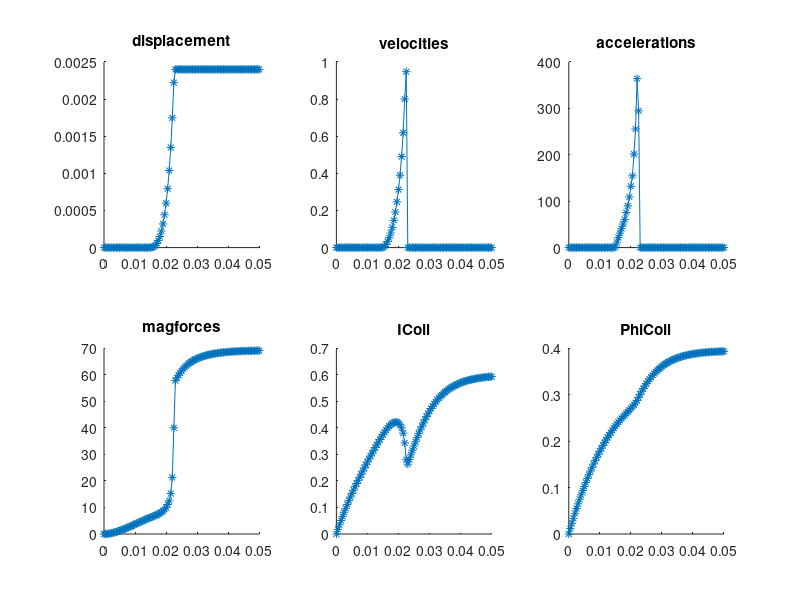

Here is the MATLAB script that generated this plot:
%output by FEEM
%timesteps, displacements, velocities, accelerations, magneticforce, current, flux
results = [
0.00000000e+00,0.00000000e+00,0.00000000e+00,0.00000000e+00,0.00000000e+00,0.00000000e+00,0.00000000e+00,; 
5.00000000e-04,0.00000000e+00,0.00000000e+00,0.00000000e+00,1.56036998e-02,1.73812704e-02,1.16523746e-02,; 
1.00000000e-03,0.00000000e+00,0.00000000e+00,0.00000000e+00,6.06198128e-02,3.42590266e-02,2.29671941e-02,; 
1.50000000e-03,0.00000000e+00,0.00000000e+00,0.00000000e+00,1.32491087e-01,5.06478546e-02,3.39542370e-02,; 
2.00000000e-03,0.00000000e+00,0.00000000e+00,0.00000000e+00,2.28831714e-01,6.65619183e-02,4.46229986e-02,; 
2.50000000e-03,0.00000000e+00,0.00000000e+00,0.00000000e+00,3.47416806e-01,8.20149709e-02,5.49826992e-02,; 
3.00000000e-03,0.00000000e+00,0.00000000e+00,0.00000000e+00,4.86172492e-01,9.70203673e-02,6.50422918e-02,; 
3.50000000e-03,0.00000000e+00,0.00000000e+00,0.00000000e+00,6.43166597e-01,1.11591076e-01,7.48104703e-02,; 
4.00000000e-03,0.00000000e+00,0.00000000e+00,0.00000000e+00,8.16599881e-01,1.25739688e-01,8.42956766e-02,; 
4.50000000e-03,0.00000000e+00,0.00000000e+00,0.00000000e+00,1.00479779e+00,1.39478433e-01,9.35061079e-02,; 
5.00000000e-03,0.00000000e+00,0.00000000e+00,0.00000000e+00,1.20620271e+00,1.52819183e-01,1.02449724e-01,; 
5.50000000e-03,0.00000000e+00,0.00000000e+00,0.00000000e+00,1.41935857e+00,1.65776623e-01,1.11134191e-01,; 
6.00000000e-03,0.00000000e+00,0.00000000e+00,0.00000000e+00,1.64291540e+00,1.78362324e-01,1.19566942e-01,; 
6.50000000e-03,0.00000000e+00,0.00000000e+00,0.00000000e+00,1.87562042e+00,1.90587337e-01,1.27755189e-01,; 
7.00000000e-03,0.00000000e+00,0.00000000e+00,0.00000000e+00,2.11631518e+00,2.02459868e-01,1.35705985e-01,; 
7.50000000e-03,0.00000000e+00,0.00000000e+00,0.00000000e+00,2.36393446e+00,2.13994881e-01,1.43426067e-01,; 
8.00000000e-03,0.00000000e+00,0.00000000e+00,0.00000000e+00,2.61823642e+00,2.25544885e-01,1.50915121e-01,; 
8.50000000e-03,0.00000000e+00,0.00000000e+00,0.00000000e+00,2.87842254e+00,2.37299420e-01,1.58169099e-01,; 
9.00000000e-03,0.00000000e+00,0.00000000e+00,0.00000000e+00,3.14259401e+00,2.49009288e-01,1.65188818e-01,; 
9.50000000e-03,0.00000000e+00,0.00000000e+00,0.00000000e+00,3.40979042e+00,2.60638624e-01,1.71975883e-01,; 
1.00000000e-02,0.00000000e+00,0.00000000e+00,0.00000000e+00,3.67832351e+00,2.72086613e-01,1.78534120e-01,; 
1.05000000e-02,0.00000000e+00,0.00000000e+00,0.00000000e+00,3.94736750e+00,2.83305275e-01,1.84867973e-01,; 
1.10000000e-02,0.00000000e+00,0.00000000e+00,0.00000000e+00,4.21604500e+00,2.94274795e-01,1.90982429e-01,; 
1.15000000e-02,0.00000000e+00,0.00000000e+00,0.00000000e+00,4.48354730e+00,3.04958758e-01,1.96883199e-01,; 
1.20000000e-02,0.00000000e+00,0.00000000e+00,0.00000000e+00,4.74962292e+00,3.15479410e-01,2.02573483e-01,; 
1.25000000e-02,0.00000000e+00,0.00000000e+00,0.00000000e+00,5.01404577e+00,3.25980499e-01,2.08053832e-01,; 
1.30000000e-02,0.00000000e+00,0.00000000e+00,0.00000000e+00,5.27556317e+00,3.36277552e-01,2.13328229e-01,; 
1.35000000e-02,0.00000000e+00,0.00000000e+00,0.00000000e+00,5.53345472e+00,3.46391613e-01,2.18400313e-01,; 
1.40000000e-02,0.00000000e+00,0.00000000e+00,0.00000000e+00,5.78696126e+00,3.56288058e-01,2.23274458e-01,; 
1.45000000e-02,0.00000000e+00,0.00000000e+00,0.00000000e+00,6.03557366e+00,3.65908675e-01,2.27956182e-01,; 
1.50000000e-02,3.70558913e-07,7.41117825e-04,1.48223565e+00,6.27955840e+00,3.75196156e-01,2.32452158e-01,; 
1.55000000e-02,3.65175399e-06,6.56239015e-03,1.16425447e+01,6.51745911e+00,3.84020743e-01,2.36771644e-01,; 
1.60000000e-02,1.23090504e-05,1.73145928e-02,2.15044054e+01,6.75248418e+00,3.92279916e-01,2.40925939e-01,; 
1.65000000e-02,2.87572043e-05,3.28963078e-02,3.11634300e+01,6.99058493e+00,3.99845322e-01,2.44928918e-01,; 
1.70000000e-02,5.54129335e-05,5.33114583e-02,4.08303010e+01,7.23958653e+00,4.06647385e-01,2.48795842e-01,; 
1.75000000e-02,9.47670995e-05,7.87083320e-02,5.07937474e+01,7.49286725e+00,4.12453970e-01,2.52546623e-01,; 
1.80000000e-02,1.49306116e-04,1.09078032e-01,6.07394003e+01,7.87120642e+00,4.17173081e-01,2.56203017e-01,; 
1.85000000e-02,2.22760466e-04,1.46908700e-01,7.56613364e+01,8.23954446e+00,4.20436449e-01,2.59794168e-01,; 
1.90000000e-02,3.18683433e-04,1.91845934e-01,8.98744663e+01,8.73892372e+00,4.22095400e-01,2.63352183e-01,; 
1.95000000e-02,4.41906571e-04,2.46446276e-01,1.09200685e+02,9.33473914e+00,4.21656424e-01,2.66919155e-01,; 
2.00000000e-02,5.98160585e-04,3.12508029e-01,1.32123506e+02,9.93345982e+00,4.18722293e-01,2.70544800e-01,; 
2.05000000e-02,7.93078928e-04,3.89836685e-01,1.54657313e+02,1.11256911e+01,4.12158879e-01,2.74301726e-01,; 
2.10000000e-02,1.03832819e-03,4.90498521e-01,2.01323671e+02,1.25205560e+01,4.00556734e-01,2.78290905e-01,; 
2.15000000e-02,1.34749142e-03,6.18326461e-01,2.55655880e+02,1.52390818e+01,3.80426831e-01,2.82683661e-01,; 
2.20000000e-02,1.74769307e-03,8.00403294e-01,3.64153665e+02,2.13405050e+01,3.43636924e-01,2.87821488e-01,; 
2.25000000e-02,2.22157022e-03,9.47754309e-01,2.94702031e+02,4.00707006e+01,2.80134048e-01,2.94447144e-01,; 
2.30000000e-02,2.40000000e-03,0.00000000e+00,0.00000000e+00,5.78493245e+01,2.63166446e-01,3.01358268e-01,; 
2.35000000e-02,2.40000000e-03,0.00000000e+00,0.00000000e+00,5.89227863e+01,2.81033001e-01,3.07544490e-01,; 
2.40000000e-02,2.40000000e-03,0.00000000e+00,0.00000000e+00,5.98885948e+01,2.98503188e-01,3.13391133e-01,; 
2.45000000e-02,2.40000000e-03,0.00000000e+00,0.00000000e+00,6.07603722e+01,3.15616977e-01,3.18911029e-01,; 
2.50000000e-02,2.40000000e-03,0.00000000e+00,0.00000000e+00,6.15491257e+01,3.32144902e-01,3.24119511e-01,; 
2.55000000e-02,2.40000000e-03,0.00000000e+00,0.00000000e+00,6.22596337e+01,3.48040016e-01,3.29026369e-01,; 
2.60000000e-02,2.40000000e-03,0.00000000e+00,0.00000000e+00,6.28983857e+01,3.63367808e-01,3.33634265e-01,; 
2.65000000e-02,2.40000000e-03,0.00000000e+00,0.00000000e+00,6.34733815e+01,3.78249192e-01,3.37952958e-01,; 
2.70000000e-02,2.40000000e-03,0.00000000e+00,0.00000000e+00,6.39862055e+01,3.92454538e-01,3.41998247e-01,; 
2.75000000e-02,2.40000000e-03,0.00000000e+00,0.00000000e+00,6.44443752e+01,4.05971153e-01,3.45783607e-01,; 
2.80000000e-02,2.40000000e-03,0.00000000e+00,0.00000000e+00,6.48597634e+01,4.18811166e-01,3.49321087e-01,; 
2.85000000e-02,2.40000000e-03,0.00000000e+00,0.00000000e+00,6.52346637e+01,4.31013963e-01,3.52620816e-01,; 
2.90000000e-02,2.40000000e-03,0.00000000e+00,0.00000000e+00,6.55710779e+01,4.42542745e-01,3.55697099e-01,; 
2.95000000e-02,2.40000000e-03,0.00000000e+00,0.00000000e+00,6.58759009e+01,4.53450209e-01,3.58561226e-01,; 
3.00000000e-02,2.40000000e-03,0.00000000e+00,0.00000000e+00,6.61524758e+01,4.63680545e-01,3.61227948e-01,; 
3.05000000e-02,2.40000000e-03,0.00000000e+00,0.00000000e+00,6.64051086e+01,4.73281762e-01,3.63708144e-01,; 
3.10000000e-02,2.40000000e-03,0.00000000e+00,0.00000000e+00,6.66368009e+01,4.82259858e-01,3.66014726e-01,; 
3.15000000e-02,2.40000000e-03,0.00000000e+00,0.00000000e+00,6.68488488e+01,4.90639054e-01,3.68158691e-01,; 
3.20000000e-02,2.40000000e-03,0.00000000e+00,0.00000000e+00,6.70433246e+01,4.98454934e-01,3.70150893e-01,; 
3.25000000e-02,2.40000000e-03,0.00000000e+00,0.00000000e+00,6.72213102e+01,5.05733514e-01,3.72001603e-01,; 
3.30000000e-02,2.40000000e-03,0.00000000e+00,0.00000000e+00,6.73842860e+01,5.12519950e-01,3.73719685e-01,; 
3.35000000e-02,2.40000000e-03,0.00000000e+00,0.00000000e+00,6.75332429e+01,5.18865443e-01,3.75313182e-01,; 
3.40000000e-02,2.40000000e-03,0.00000000e+00,0.00000000e+00,6.76704050e+01,5.24782685e-01,3.76790835e-01,; 
3.45000000e-02,2.40000000e-03,0.00000000e+00,0.00000000e+00,6.77965468e+01,5.30288382e-01,3.78160878e-01,; 
3.50000000e-02,2.40000000e-03,0.00000000e+00,0.00000000e+00,6.79125223e+01,5.35403242e-01,3.79430816e-01,; 
3.55000000e-02,2.40000000e-03,0.00000000e+00,0.00000000e+00,6.80194359e+01,5.40154417e-01,3.80607785e-01,; 
3.60000000e-02,2.40000000e-03,0.00000000e+00,0.00000000e+00,6.81177753e+01,5.44565329e-01,3.81698334e-01,; 
3.65000000e-02,2.40000000e-03,0.00000000e+00,0.00000000e+00,6.82077830e+01,5.48661703e-01,3.82708476e-01,; 
3.70000000e-02,2.40000000e-03,0.00000000e+00,0.00000000e+00,6.82903119e+01,5.52464288e-01,3.83644034e-01,; 
3.75000000e-02,2.40000000e-03,0.00000000e+00,0.00000000e+00,6.83664046e+01,5.55991809e-01,3.84510338e-01,; 
3.80000000e-02,2.40000000e-03,0.00000000e+00,0.00000000e+00,6.84365029e+01,5.59262733e-01,3.85312421e-01,; 
3.85000000e-02,2.40000000e-03,0.00000000e+00,0.00000000e+00,6.85011392e+01,5.62293077e-01,3.86055019e-01,; 
3.90000000e-02,2.40000000e-03,0.00000000e+00,0.00000000e+00,6.85606823e+01,5.65099960e-01,3.86742504e-01,; 
3.95000000e-02,2.40000000e-03,0.00000000e+00,0.00000000e+00,6.86156159e+01,5.67700593e-01,3.87378863e-01,; 
4.00000000e-02,2.40000000e-03,0.00000000e+00,0.00000000e+00,6.86662809e+01,5.70108763e-01,3.87967886e-01,; 
4.05000000e-02,2.40000000e-03,0.00000000e+00,0.00000000e+00,6.87129961e+01,5.72339198e-01,3.88513042e-01,; 
4.10000000e-02,2.40000000e-03,0.00000000e+00,0.00000000e+00,6.87560615e+01,5.74404515e-01,3.89017559e-01,; 
4.15000000e-02,2.40000000e-03,0.00000000e+00,0.00000000e+00,6.87956944e+01,5.76317401e-01,3.89484414e-01,; 
4.20000000e-02,2.40000000e-03,0.00000000e+00,0.00000000e+00,6.88321980e+01,5.78090071e-01,3.89916348e-01,; 
4.25000000e-02,2.40000000e-03,0.00000000e+00,0.00000000e+00,6.88659112e+01,5.79731425e-01,3.90315954e-01,; 
4.30000000e-02,2.40000000e-03,0.00000000e+00,0.00000000e+00,6.88970661e+01,5.81250877e-01,3.90685634e-01,; 
4.35000000e-02,2.40000000e-03,0.00000000e+00,0.00000000e+00,6.89258561e+01,5.82657258e-01,3.91027617e-01,; 
4.40000000e-02,2.40000000e-03,0.00000000e+00,0.00000000e+00,6.89524723e+01,5.83958398e-01,3.91343973e-01,; 
4.45000000e-02,2.40000000e-03,0.00000000e+00,0.00000000e+00,6.89770523e+01,5.85162542e-01,3.91636603e-01,; 
4.50000000e-02,2.40000000e-03,0.00000000e+00,0.00000000e+00,6.89997330e+01,5.86276776e-01,3.91907274e-01,; 
4.55000000e-02,2.40000000e-03,0.00000000e+00,0.00000000e+00,6.90206729e+01,5.87307804e-01,3.92157623e-01,; 
4.60000000e-02,2.40000000e-03,0.00000000e+00,0.00000000e+00,6.90400016e+01,5.88261714e-01,3.92389171e-01,; 
4.65000000e-02,2.40000000e-03,0.00000000e+00,0.00000000e+00,6.90578685e+01,5.89144565e-01,3.92603307e-01,; 
4.70000000e-02,2.40000000e-03,0.00000000e+00,0.00000000e+00,6.90743785e+01,5.89961231e-01,3.92801344e-01,; 
4.75000000e-02,2.40000000e-03,0.00000000e+00,0.00000000e+00,6.90896265e+01,5.90716579e-01,3.92984491e-01,; 
4.80000000e-02,2.40000000e-03,0.00000000e+00,0.00000000e+00,6.91037244e+01,5.91415160e-01,3.93153864e-01,; 
4.85000000e-02,2.40000000e-03,0.00000000e+00,0.00000000e+00,6.91167480e+01,5.92061327e-01,3.93310495e-01,; 
4.90000000e-02,2.40000000e-03,0.00000000e+00,0.00000000e+00,6.91287852e+01,5.92659104e-01,3.93455334e-01,; 
4.95000000e-02,2.40000000e-03,0.00000000e+00,0.00000000e+00,6.91399094e+01,5.93212200e-01,3.93589257e-01,; 
5.00000000e-02,2.40000000e-03,0.00000000e+00,0.00000000e+00,6.91501840e+01,5.93723898e-01,3.93713087e-01,; 
];
subplot(2,3,1);hold on;
plot(results(:,1),results(:,2),'*-');
title("displacement");

subplot(2,3,2);hold on;
plot(results(:,1),results(:,3),'*-');
title("velocities");

subplot(2,3,3);hold on;
plot(results(:,1),results(:,4),'*-');
title("accelerations");

subplot(2,3,4);hold on;
plot(results(:,1),results(:,5),'*-');
title("magforces");

subplot(2,3,5);hold on;
plot(results(:,1),results(:,6),'*-');
title("ICoil");

subplot(2,3,6);hold on;
plot(results(:,1),results(:,7),'*-');
title("PhiCoil");
